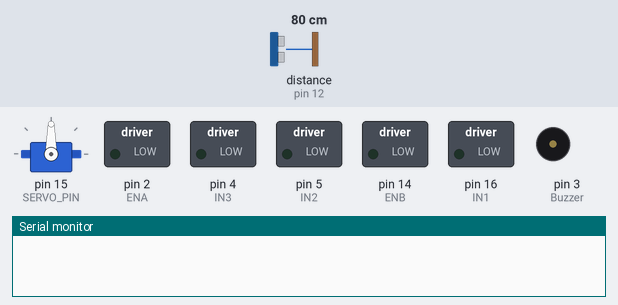
Recording of a sketch running on a simulated Arduino Uno, built with avr-gcc and run on an emulated ATmega328P. Parts: servo, switched loads named in the sketch (green lamp = pin HIGH), buzzer (waves = sounding, pin HIGH), the last lines printed to the serial monitor. The test bench sets the inputs (shaded band); at power-on: distance to the obstacle (sensor on pin 12) 80 cm. The echo pulse lasts 58.3 µs per cm.

Above: at 2.7 s.
2.8 s: distance to the obstacle (sensor on pin 12) set to 33 cm
At 6.4 s:
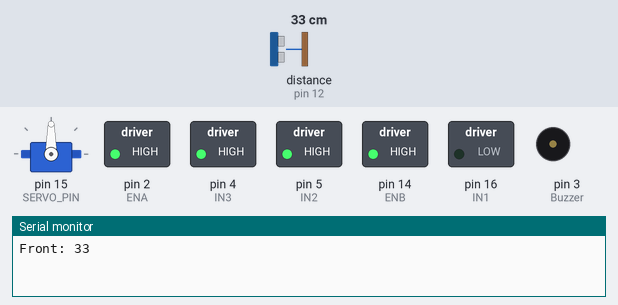
8.8 s: distance to the obstacle (sensor on pin 12) set to 26 cm
At 11.1 s:
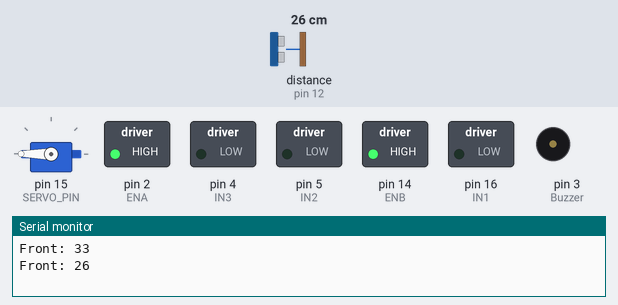
At 15.8 s:
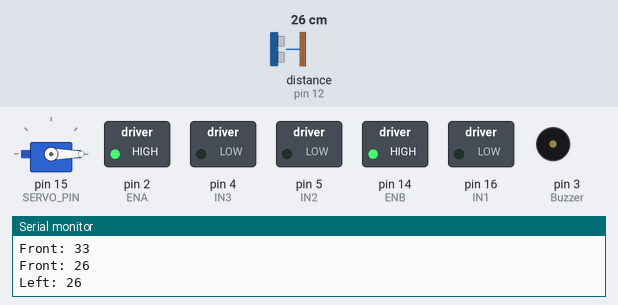
Timing chart, 0 to 20.0 s (numbered marks = the images above; inputs shaded):
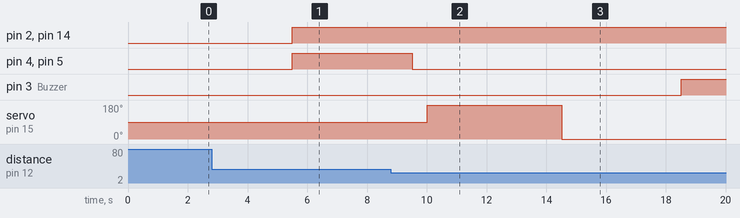

The sketch:

Autonomous_Vehicle.ino
```cpp
/* This code was originally written by Tatenda Tenderere in April 2025
Open with Arduino IDE

    email     :  tatendatenderere08@gmail.com
    whatsapp  :  +263 78 643 7918
    instagram :  supernova_orion.soa

Please do contact me 😊 ; share the code and use it for your projects ; develop it and share the development with me too.

lets grow together ;
*/

#include <NewPing.h>
#include <Servo.h>

#define TRIG_PIN 13
#define ECHO_PIN 12
#define MAX 7000
#define SERVO_PIN 15
#define Buzzer 3

#define IN1 16   // Left forward
#define IN2 5    // Left backward
#define IN3 4   // Right forward
#define IN4 0   // Right backward
#define ENA 2
#define ENB 14

Servo myServo;
NewPing sonar(TRIG_PIN, ECHO_PIN, MAX);

long readDistance() {
  return sonar.ping_cm();
}

void setup() {
  Serial.begin(9600);

  pinMode(TRIG_PIN, OUTPUT);
  pinMode(ECHO_PIN, INPUT);

  pinMode(IN1, OUTPUT);
  pinMode(IN2, OUTPUT);
  pinMode(IN3, OUTPUT);
  pinMode(IN4, OUTPUT);
  pinMode(Buzzer, OUTPUT);

  // Stop motors initially
  stopMotors();
  digitalWrite(Buzzer, LOW);

  myServo.attach(SERVO_PIN);
  myServo.write(90);  // Center
  delay(1000);
}

void loop() {
  digitalWrite(Buzzer, LOW);
  long frontDist = scanAtAngle(90);  // Center
  Serial.print("Front: ");
  Serial.println(frontDist);

  if (frontDist < 30) {
    stopMotors();
    long leftDist = scanAtAngle(180);  // Left
    delay(500);
    Serial.print("Left: ");
    Serial.println(leftDist);

    if (leftDist < 30) {
      long rightDist = scanAtAngle(0);  // Right
      Serial.print("Right: ");
      Serial.println(rightDist);

      if (rightDist < 30) {
        digitalWrite(Buzzer, HIGH);
        Serial.println("No route!");
        delay(10000);
      } else {
        turnRight();
      }
    } else {
      turnLeft();
    }
  } else {
    moveForward();
  }
}

long scanAtAngle(int angle) {
  myServo.write(angle);
  delay(4000);  // Let servo settle
  return readDistance();
}

void moveForward() {
  digitalWrite(IN1, LOW);
  digitalWrite(IN2, HIGH);
  digitalWrite(IN3, HIGH);
  digitalWrite(IN4, LOW);
  analogWrite(ENA, 1023);
  analogWrite(ENB, 1023);
}

void turnLeft() {
  digitalWrite(IN1, HIGH);
  digitalWrite(IN2, LOW);
  digitalWrite(IN3, HIGH);
  digitalWrite(IN4, LOW);
  analogWrite(ENA, 1023);
  analogWrite(ENB, 1023);
  delay(10000);
  stopMotors();
}

void turnRight() {
  digitalWrite(IN1, LOW);
  digitalWrite(IN2, HIGH);
  digitalWrite(IN3, LOW);
  digitalWrite(IN4, HIGH);
  analogWrite(ENA, 1023);
  analogWrite(ENB, 1023);
  delay(10000);
  stopMotors();
}

void stopMotors() {
  digitalWrite(IN1, LOW);
  digitalWrite(IN2, LOW);
  digitalWrite(IN3, LOW);
  digitalWrite(IN4, LOW);
  delay(500);
}
```

Measured:
- the behaviour switches between 30 and 29 cm on distance to the obstacle (sensor on pin 12) (found by bisection; images 1 and 2)
- after the input at 8.8 s, pin 4 (IN3), pin 5 (IN2): HIGH → LOW after 0.71 s; pin 3 (Buzzer): LOW → HIGH after 9.7 s; servo on pin 15 (SERVO_PIN): 90° → 180° after 1.2 s, → 0° 4.5 s later
